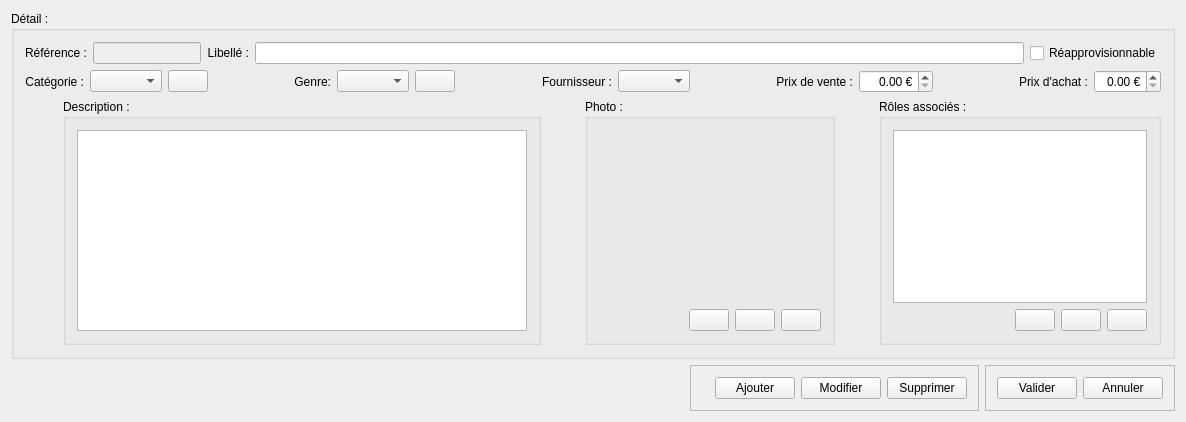
<?xml version="1.0" encoding="UTF-8"?>
<ui version="4.0">
 <class>EditionArticle</class>
 <widget class="QWidget" name="EditionArticle">
  <property name="geometry">
   <rect>
    <x>0</x>
    <y>0</y>
    <width>1186</width>
    <height>422</height>
   </rect>
  </property>
  <property name="windowTitle">
   <string>EditionArticle</string>
  </property>
  <layout class="QVBoxLayout" name="verticalLayout">
   <item>
    <widget class="QGroupBox" name="gbDetailArticle">
     <property name="title">
      <string>Détail :</string>
     </property>
     <layout class="QVBoxLayout" name="verticalLayout_3">
      <item>
       <layout class="QHBoxLayout" name="hlDetail1">
        <item>
         <widget class="QLabel" name="lblReference">
          <property name="text">
           <string>Référence :</string>
          </property>
          <property name="alignment">
           <set>Qt::AlignRight|Qt::AlignTrailing|Qt::AlignVCenter</set>
          </property>
         </widget>
        </item>
        <item>
         <widget class="QLineEdit" name="leReference">
          <property name="enabled">
           <bool>false</bool>
          </property>
          <property name="sizePolicy">
           <sizepolicy hsizetype="Preferred" vsizetype="Fixed">
            <horstretch>0</horstretch>
            <verstretch>0</verstretch>
           </sizepolicy>
          </property>
         </widget>
        </item>
        <item>
         <widget class="QLabel" name="lblLibelle">
          <property name="text">
           <string>Libellé :</string>
          </property>
          <property name="alignment">
           <set>Qt::AlignRight|Qt::AlignTrailing|Qt::AlignVCenter</set>
          </property>
         </widget>
        </item>
        <item>
         <widget class="QLineEdit" name="leSaisieLibelle"/>
        </item>
        <item>
         <widget class="QCheckBox" name="ckReapprovisionable">
          <property name="text">
           <string>Réapprovisionnable</string>
          </property>
         </widget>
        </item>
       </layout>
      </item>
      <item>
       <layout class="QHBoxLayout" name="hlDetail2">
        <item>
         <widget class="QLabel" name="lblCategorie">
          <property name="text">
           <string>Catégorie :</string>
          </property>
          <property name="alignment">
           <set>Qt::AlignRight|Qt::AlignTrailing|Qt::AlignVCenter</set>
          </property>
         </widget>
        </item>
        <item>
         <widget class="QComboBox" name="cbCategorie"/>
        </item>
        <item>
         <widget class="QPushButton" name="btnGererCategorie">
          <property name="toolTip">
           <string>Permet de gérer les catégories</string>
          </property>
          <property name="text">
           <string/>
          </property>
          <property name="icon">
           <iconset resource="../../../SeboApp.qrc">
            <normaloff>:/SeboApp/Resources/modifier2.png</normaloff>:/SeboApp/Resources/modifier2.png</iconset>
          </property>
         </widget>
        </item>
        <item>
         <spacer name="horizontalSpacer_6">
          <property name="orientation">
           <enum>Qt::Horizontal</enum>
          </property>
          <property name="sizeHint" stdset="0">
           <size>
            <width>40</width>
            <height>20</height>
           </size>
          </property>
         </spacer>
        </item>
        <item>
         <widget class="QLabel" name="lblGenre">
          <property name="text">
           <string>Genre:</string>
          </property>
          <property name="alignment">
           <set>Qt::AlignRight|Qt::AlignTrailing|Qt::AlignVCenter</set>
          </property>
         </widget>
        </item>
        <item>
         <widget class="QComboBox" name="cbGenre"/>
        </item>
        <item>
         <widget class="QPushButton" name="btnGererGenre">
          <property name="toolTip">
           <string>Permet de gérer les genres</string>
          </property>
          <property name="text">
           <string/>
          </property>
          <property name="icon">
           <iconset resource="../../../SeboApp.qrc">
            <normaloff>:/SeboApp/Resources/modifier2.png</normaloff>:/SeboApp/Resources/modifier2.png</iconset>
          </property>
         </widget>
        </item>
        <item>
         <spacer name="horizontalSpacer_5">
          <property name="orientation">
           <enum>Qt::Horizontal</enum>
          </property>
          <property name="sizeHint" stdset="0">
           <size>
            <width>40</width>
            <height>20</height>
           </size>
          </property>
         </spacer>
        </item>
        <item>
         <widget class="QLabel" name="lblFournisseur">
          <property name="text">
           <string>Fournisseur :</string>
          </property>
          <property name="alignment">
           <set>Qt::AlignRight|Qt::AlignTrailing|Qt::AlignVCenter</set>
          </property>
         </widget>
        </item>
        <item>
         <widget class="QComboBox" name="cbFournisseur"/>
        </item>
        <item>
         <spacer name="horizontalSpacer_7">
          <property name="orientation">
           <enum>Qt::Horizontal</enum>
          </property>
          <property name="sizeHint" stdset="0">
           <size>
            <width>40</width>
            <height>20</height>
           </size>
          </property>
         </spacer>
        </item>
        <item>
         <widget class="QLabel" name="lblPrixVente">
          <property name="text">
           <string>Prix de vente :</string>
          </property>
          <property name="alignment">
           <set>Qt::AlignRight|Qt::AlignTrailing|Qt::AlignVCenter</set>
          </property>
         </widget>
        </item>
        <item>
         <widget class="QDoubleSpinBox" name="dspPrixVente">
          <property name="enabled">
           <bool>true</bool>
          </property>
          <property name="alignment">
           <set>Qt::AlignRight|Qt::AlignTrailing|Qt::AlignVCenter</set>
          </property>
          <property name="suffix">
           <string> €</string>
          </property>
          <property name="maximum">
           <double>100.000000000000000</double>
          </property>
          <property name="singleStep">
           <double>5.000000000000000</double>
          </property>
         </widget>
        </item>
        <item>
         <spacer name="horizontalSpacer_8">
          <property name="orientation">
           <enum>Qt::Horizontal</enum>
          </property>
          <property name="sizeHint" stdset="0">
           <size>
            <width>40</width>
            <height>20</height>
           </size>
          </property>
         </spacer>
        </item>
        <item>
         <widget class="QLabel" name="lblPrixAchat">
          <property name="text">
           <string>Prix d'achat :</string>
          </property>
         </widget>
        </item>
        <item>
         <widget class="QDoubleSpinBox" name="dspPrixAchat">
          <property name="alignment">
           <set>Qt::AlignRight|Qt::AlignTrailing|Qt::AlignVCenter</set>
          </property>
          <property name="suffix">
           <string> €</string>
          </property>
          <property name="maximum">
           <double>50.000000000000000</double>
          </property>
          <property name="singleStep">
           <double>5.000000000000000</double>
          </property>
         </widget>
        </item>
       </layout>
      </item>
      <item>
       <layout class="QHBoxLayout" name="hlDetail3">
        <item>
         <spacer name="horizontalSpacer">
          <property name="orientation">
           <enum>Qt::Horizontal</enum>
          </property>
          <property name="sizeHint" stdset="0">
           <size>
            <width>40</width>
            <height>20</height>
           </size>
          </property>
         </spacer>
        </item>
        <item>
         <widget class="QGroupBox" name="gbDescription">
          <property name="maximumSize">
           <size>
            <width>16777215</width>
            <height>250</height>
           </size>
          </property>
          <property name="title">
           <string>Description :</string>
          </property>
          <layout class="QHBoxLayout" name="horizontalLayout_5">
           <item>
            <widget class="QTextEdit" name="teDescription">
             <property name="sizePolicy">
              <sizepolicy hsizetype="Preferred" vsizetype="Preferred">
               <horstretch>0</horstretch>
               <verstretch>0</verstretch>
              </sizepolicy>
             </property>
             <property name="minimumSize">
              <size>
               <width>450</width>
               <height>200</height>
              </size>
             </property>
             <property name="maximumSize">
              <size>
               <width>16777215</width>
               <height>16777215</height>
              </size>
             </property>
            </widget>
           </item>
          </layout>
         </widget>
        </item>
        <item>
         <spacer name="horizontalSpacer_3">
          <property name="orientation">
           <enum>Qt::Horizontal</enum>
          </property>
          <property name="sizeHint" stdset="0">
           <size>
            <width>40</width>
            <height>20</height>
           </size>
          </property>
         </spacer>
        </item>
        <item>
         <widget class="QGroupBox" name="gbPhoto">
          <property name="minimumSize">
           <size>
            <width>250</width>
            <height>0</height>
           </size>
          </property>
          <property name="maximumSize">
           <size>
            <width>461</width>
            <height>250</height>
           </size>
          </property>
          <property name="title">
           <string>Photo :</string>
          </property>
          <layout class="QVBoxLayout" name="verticalLayout_2">
           <item>
            <layout class="QHBoxLayout" name="horizontalLayout_4">
             <item>
              <spacer name="verticalSpacer">
               <property name="orientation">
                <enum>Qt::Vertical</enum>
               </property>
               <property name="sizeHint" stdset="0">
                <size>
                 <width>0</width>
                 <height>40</height>
                </size>
               </property>
              </spacer>
             </item>
             <item>
              <widget class="QLabel" name="lblPhoto">
               <property name="sizePolicy">
                <sizepolicy hsizetype="Preferred" vsizetype="Preferred">
                 <horstretch>0</horstretch>
                 <verstretch>0</verstretch>
                </sizepolicy>
               </property>
               <property name="minimumSize">
                <size>
                 <width>0</width>
                 <height>0</height>
                </size>
               </property>
               <property name="maximumSize">
                <size>
                 <width>250</width>
                 <height>250</height>
                </size>
               </property>
               <property name="sizeIncrement">
                <size>
                 <width>0</width>
                 <height>0</height>
                </size>
               </property>
               <property name="baseSize">
                <size>
                 <width>0</width>
                 <height>0</height>
                </size>
               </property>
               <property name="text">
                <string/>
               </property>
               <property name="textFormat">
                <enum>Qt::AutoText</enum>
               </property>
               <property name="scaledContents">
                <bool>false</bool>
               </property>
               <property name="alignment">
                <set>Qt::AlignCenter</set>
               </property>
               <property name="margin">
                <number>2</number>
               </property>
               <property name="indent">
                <number>0</number>
               </property>
              </widget>
             </item>
            </layout>
           </item>
           <item>
            <layout class="QHBoxLayout" name="hlBoutonsPhoto">
             <item>
              <spacer name="horizontalSpacer_10">
               <property name="orientation">
                <enum>Qt::Horizontal</enum>
               </property>
               <property name="sizeHint" stdset="0">
                <size>
                 <width>40</width>
                 <height>20</height>
                </size>
               </property>
              </spacer>
             </item>
             <item>
              <widget class="QPushButton" name="btnAjouterPhoto">
               <property name="toolTip">
                <string>Permet d'ajouter une photo</string>
               </property>
               <property name="text">
                <string/>
               </property>
               <property name="icon">
                <iconset resource="../../../SeboApp.qrc">
                 <normaloff>:/SeboApp/Resources/add2.png</normaloff>:/SeboApp/Resources/add2.png</iconset>
               </property>
              </widget>
             </item>
             <item>
              <widget class="QPushButton" name="btnModifierPhoto">
               <property name="toolTip">
                <string>permet de modifier la photo</string>
               </property>
               <property name="text">
                <string/>
               </property>
               <property name="icon">
                <iconset resource="../../../SeboApp.qrc">
                 <normaloff>:/SeboApp/Resources/modifier2.png</normaloff>:/SeboApp/Resources/modifier2.png</iconset>
               </property>
              </widget>
             </item>
             <item>
              <widget class="QPushButton" name="btnSupprimerPhoto">
               <property name="toolTip">
                <string>Permet de supprimer la photo</string>
               </property>
               <property name="text">
                <string/>
               </property>
               <property name="icon">
                <iconset resource="../../../SeboApp.qrc">
                 <normaloff>:/SeboApp/Resources/delete2.png</normaloff>:/SeboApp/Resources/delete2.png</iconset>
               </property>
              </widget>
             </item>
            </layout>
           </item>
          </layout>
         </widget>
        </item>
        <item>
         <spacer name="horizontalSpacer_2">
          <property name="orientation">
           <enum>Qt::Horizontal</enum>
          </property>
          <property name="sizeHint" stdset="0">
           <size>
            <width>40</width>
            <height>20</height>
           </size>
          </property>
         </spacer>
        </item>
        <item>
         <widget class="QGroupBox" name="gbRoles">
          <property name="title">
           <string>Rôles associés :</string>
          </property>
          <layout class="QVBoxLayout" name="verticalLayout_4">
           <item>
            <widget class="QTableView" name="tvRoles">
             <property name="minimumSize">
              <size>
               <width>175</width>
               <height>0</height>
              </size>
             </property>
             <property name="editTriggers">
              <set>QAbstractItemView::NoEditTriggers</set>
             </property>
             <property name="alternatingRowColors">
              <bool>true</bool>
             </property>
             <property name="selectionMode">
              <enum>QAbstractItemView::SingleSelection</enum>
             </property>
             <property name="selectionBehavior">
              <enum>QAbstractItemView::SelectRows</enum>
             </property>
             <property name="showGrid">
              <bool>false</bool>
             </property>
             <attribute name="horizontalHeaderVisible">
              <bool>false</bool>
             </attribute>
             <attribute name="horizontalHeaderStretchLastSection">
              <bool>true</bool>
             </attribute>
             <attribute name="verticalHeaderVisible">
              <bool>false</bool>
             </attribute>
            </widget>
           </item>
           <item>
            <layout class="QHBoxLayout" name="hlBoutonsRoles">
             <item>
              <spacer name="horizontalSpacer_9">
               <property name="orientation">
                <enum>Qt::Horizontal</enum>
               </property>
               <property name="sizeHint" stdset="0">
                <size>
                 <width>40</width>
                 <height>20</height>
                </size>
               </property>
              </spacer>
             </item>
             <item>
              <widget class="QPushButton" name="btnAjouterRole">
               <property name="toolTip">
                <string>Permet d'ajouter un rôle</string>
               </property>
               <property name="text">
                <string/>
               </property>
               <property name="icon">
                <iconset resource="../../../SeboApp.qrc">
                 <normaloff>:/SeboApp/Resources/add2.png</normaloff>:/SeboApp/Resources/add2.png</iconset>
               </property>
              </widget>
             </item>
             <item>
              <widget class="QPushButton" name="btnModifierRole">
               <property name="toolTip">
                <string>Permet de modifier un rôle</string>
               </property>
               <property name="text">
                <string/>
               </property>
               <property name="icon">
                <iconset resource="../../../SeboApp.qrc">
                 <normaloff>:/SeboApp/Resources/modifier2.png</normaloff>:/SeboApp/Resources/modifier2.png</iconset>
               </property>
              </widget>
             </item>
             <item>
              <widget class="QPushButton" name="btnSupprimerRole">
               <property name="toolTip">
                <string>Permet de supprrimer un rôle</string>
               </property>
               <property name="text">
                <string/>
               </property>
               <property name="icon">
                <iconset resource="../../../SeboApp.qrc">
                 <normaloff>:/SeboApp/Resources/delete2.png</normaloff>:/SeboApp/Resources/delete2.png</iconset>
               </property>
              </widget>
             </item>
            </layout>
           </item>
          </layout>
         </widget>
        </item>
       </layout>
      </item>
     </layout>
    </widget>
   </item>
   <item>
    <layout class="QHBoxLayout" name="hlBoutons">
     <item>
      <spacer name="horizontalSpacer_4">
       <property name="orientation">
        <enum>Qt::Horizontal</enum>
       </property>
       <property name="sizeHint" stdset="0">
        <size>
         <width>40</width>
         <height>20</height>
        </size>
       </property>
      </spacer>
     </item>
     <item>
      <widget class="QFrame" name="frGestion">
       <property name="frameShape">
        <enum>QFrame::StyledPanel</enum>
       </property>
       <property name="frameShadow">
        <enum>QFrame::Raised</enum>
       </property>
       <layout class="QHBoxLayout" name="horizontalLayout_2">
        <item>
         <widget class="QLabel" name="lblUrlPhoto">
          <property name="text">
           <string/>
          </property>
         </widget>
        </item>
        <item>
         <widget class="QPushButton" name="btnAjouter">
          <property name="text">
           <string>Ajouter</string>
          </property>
          <property name="icon">
           <iconset resource="../../../SeboApp.qrc">
            <normaloff>:/SeboApp/Resources/add2.png</normaloff>:/SeboApp/Resources/add2.png</iconset>
          </property>
         </widget>
        </item>
        <item>
         <widget class="QPushButton" name="btnModifier">
          <property name="text">
           <string>Modifier</string>
          </property>
          <property name="icon">
           <iconset resource="../../../SeboApp.qrc">
            <normaloff>:/SeboApp/Resources/modifier2.png</normaloff>:/SeboApp/Resources/modifier2.png</iconset>
          </property>
         </widget>
        </item>
        <item>
         <widget class="QPushButton" name="btnSupprimer">
          <property name="text">
           <string>Supprimer</string>
          </property>
          <property name="icon">
           <iconset resource="../../../SeboApp.qrc">
            <normaloff>:/SeboApp/Resources/delete2.png</normaloff>:/SeboApp/Resources/delete2.png</iconset>
          </property>
         </widget>
        </item>
       </layout>
      </widget>
     </item>
     <item>
      <widget class="QFrame" name="frEdition">
       <property name="frameShape">
        <enum>QFrame::StyledPanel</enum>
       </property>
       <property name="frameShadow">
        <enum>QFrame::Raised</enum>
       </property>
       <layout class="QHBoxLayout" name="horizontalLayout_3">
        <item>
         <widget class="QPushButton" name="btnValider">
          <property name="text">
           <string>Valider</string>
          </property>
          <property name="icon">
           <iconset resource="../../../SeboApp.qrc">
            <normaloff>:/SeboApp/Resources/valider.png</normaloff>:/SeboApp/Resources/valider.png</iconset>
          </property>
         </widget>
        </item>
        <item>
         <widget class="QPushButton" name="btnAnnuler">
          <property name="text">
           <string>Annuler</string>
          </property>
          <property name="icon">
           <iconset resource="../../../SeboApp.qrc">
            <normaloff>:/SeboApp/Resources/Annuler.png</normaloff>:/SeboApp/Resources/Annuler.png</iconset>
          </property>
         </widget>
        </item>
       </layout>
      </widget>
     </item>
    </layout>
   </item>
  </layout>
 </widget>
 <layoutdefault spacing="6" margin="11"/>
 <resources>
  <include location="../../../SeboApp.qrc"/>
 </resources>
 <connections/>
</ui>
